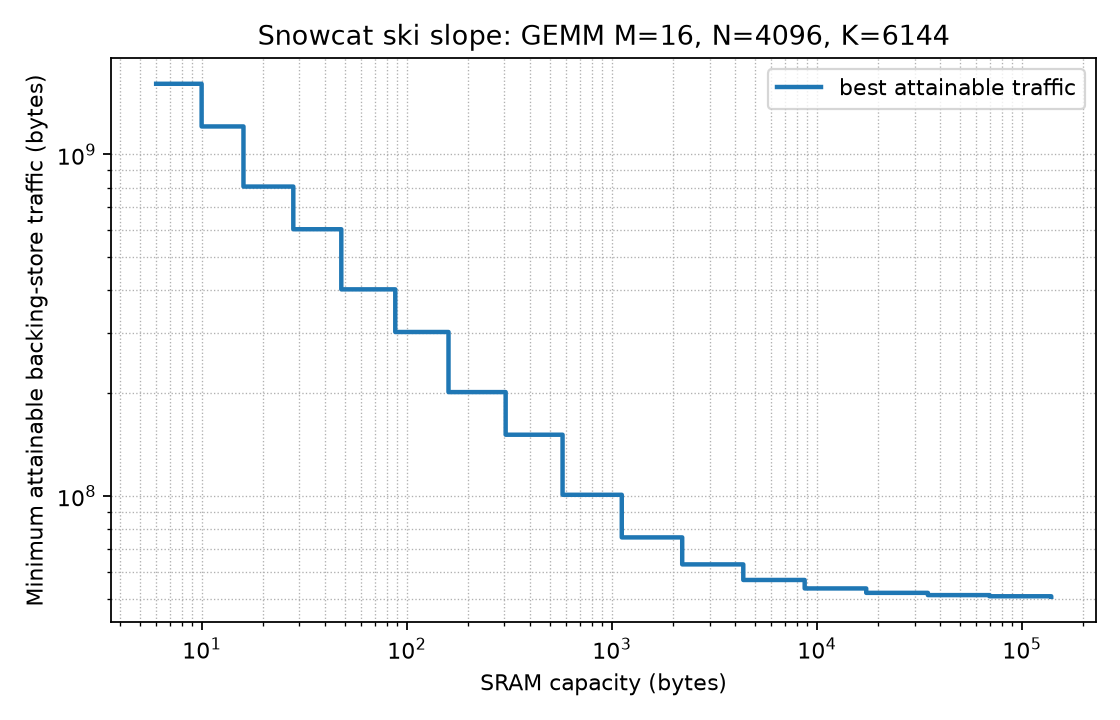

This chart was generated by the following Python code:
from __future__ import annotations

import argparse
import os
import tempfile
from pathlib import Path

from snowcat_demo.model.mapping import MappingPoint, enumerate_mappings
from snowcat_demo.model.pareto import best_at_capacity
from snowcat_demo.model.workload import GemmWorkload


DEFAULT_GEMM_MNK = (1024, 1024, 1024)
DEFAULT_BYTES_PER_ELEMENT = 2


def _import_pyplot():
    os.environ.setdefault(
        "MPLCONFIGDIR", str(Path(tempfile.gettempdir()) / "snowcat-matplotlib")
    )
    import matplotlib.pyplot as plt

    return plt


def _workload_from_mnk(
    gemm_mnk: tuple[int, int, int], bytes_per_element: int
) -> GemmWorkload:
    m, n, k = gemm_mnk
    return GemmWorkload(m=m, k=k, n=n, bytes_per_element=bytes_per_element)


def min_attainable_traffic(
    gemm_mnk: tuple[int, int, int],
    sram_capacity_bytes: int,
    bytes_per_element: int = DEFAULT_BYTES_PER_ELEMENT,
) -> int:
    """Return the minimum backing-store traffic for GEMM (M, N, K).

    The search uses Snowcat's current mapspace: divisor tile sizes for M/K/N
    and all loop orders. SRAM capacity is interpreted as the capacity needed
    to hold one A tile, one W tile, and one B tile.
    """
    workload = _workload_from_mnk(gemm_mnk, bytes_per_element)
    best = best_at_capacity(enumerate_mappings(workload), sram_capacity_bytes)
    if best is None:
        raise ValueError("no mapping fits in the requested SRAM capacity")
    return best.backing_store_bytes


def ski_slope_points(
    gemm_mnk: tuple[int, int, int],
    bytes_per_element: int = DEFAULT_BYTES_PER_ELEMENT,
) -> list[tuple[int, int]]:
    workload = _workload_from_mnk(gemm_mnk, bytes_per_element)
    mappings = enumerate_mappings(workload)
    capacities = sorted({point.buffer_bytes for point in mappings})

    points: list[tuple[int, int]] = []
    for capacity in capacities:
        best = best_at_capacity(mappings, capacity)
        if best is not None:
            points.append((capacity, best.backing_store_bytes))
    return points


def plot_ski_slope(
    gemm_mnk: tuple[int, int, int],
    bytes_per_element: int = DEFAULT_BYTES_PER_ELEMENT,
    output_path: Path | None = None,
) -> list[tuple[int, int]]:
    workload = _workload_from_mnk(gemm_mnk, bytes_per_element)
    mappings = enumerate_mappings(workload)
    capacities = sorted({point.buffer_bytes for point in mappings})

    slope: list[MappingPoint] = []
    for capacity in capacities:
        best = best_at_capacity(mappings, capacity)
        if best is not None:
            slope.append(best)

    x = [point.buffer_bytes for point in slope]
    y = [point.backing_store_bytes for point in slope]

    plt = _import_pyplot()
    fig, ax = plt.subplots(figsize=(7, 4.5))
    ax.step(x, y, where="post", linewidth=2, label="best attainable traffic")
    ax.set_xscale("log")
    ax.set_yscale("log")
    ax.set_xlabel("SRAM capacity (bytes)")
    ax.set_ylabel("Minimum attainable backing-store traffic (bytes)")
    ax.set_title(f"Snowcat ski slope: GEMM M={gemm_mnk[0]}, N={gemm_mnk[1]}, K={gemm_mnk[2]}")
    ax.grid(True, which="both", linestyle=":", linewidth=0.6)
    ax.legend()
    fig.tight_layout()

    if output_path is None:
        plt.show()
    else:
        fig.savefig(output_path, dpi=160)
        plt.close(fig)

    return list(zip(x, y, strict=True))


def _parse_args() -> argparse.Namespace:
    parser = argparse.ArgumentParser(description="Plot a Snowcat GEMM ski slope.")
    parser.add_argument("--m", type=int, default=DEFAULT_GEMM_MNK[0])
    parser.add_argument("--n", type=int, default=DEFAULT_GEMM_MNK[1])
    parser.add_argument("--k", type=int, default=DEFAULT_GEMM_MNK[2])
    parser.add_argument("--bytes-per-element", type=int, default=DEFAULT_BYTES_PER_ELEMENT)
    parser.add_argument("--output", type=Path, default=Path("ski_slope.png"))
    return parser.parse_args()


def main() -> None:
    args = _parse_args()
    gemm_mnk = (args.m, args.n, args.k)
    points = plot_ski_slope(
        gemm_mnk=gemm_mnk,
        bytes_per_element=args.bytes_per_element,
        output_path=args.output,
    )
    print(f"plotted {len(points):,} SRAM capacity points")
    print(f"plot written to: {args.output}")


if __name__ == "__main__":
    main()
